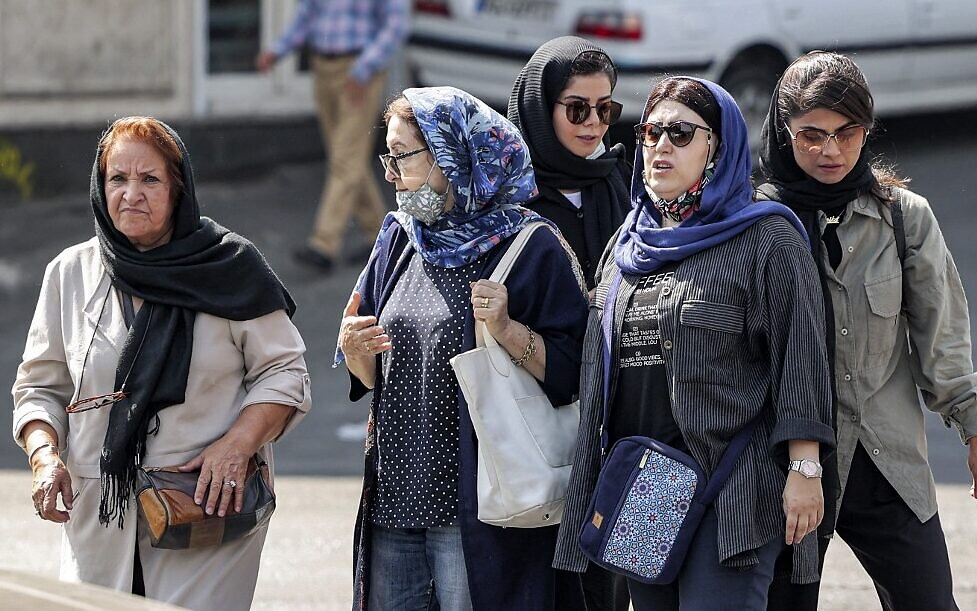
#> input picture 000_32Y432C-e1670079887895.jpg, 977 x 611 px, found by its file name
$ jupyter execute --allow-errors 08___Open_cv_part8.ipynb
#> lines starting #> are read from the running program, lines starting #| are printed output that depends on the picture
# Arithmetic Operations

We can perform different Arithmetic operations on images e.g. **Addition**, **Subtraction**, etc. This is possible because images are actually stored as arrays (3 Dimensional for RGB images and 1 dimensional for the grayscale images)

## Image Addition
You can add two images with the OpenCV function, **`cv.add()`**, or simply by the numpy operation **`res = img1 + img2`**. Both images should be of same depth and type, or the second image can just be a scalar value.

# Note
> There is a difference between OpenCV addition and Numpy addition. OpenCV addition is a saturated operation while Numpy addition is a modulo operation.

For example, consider the below sample:

[cell 1]
import numpy as np
import matplotlib.pyplot as plt
import cv2
from google.colab.patches import cv2_imshow

[cell 2]
x = np.uint8([250])
y = np.uint8([10])

print(cv2.add(x, y)) # 250+10 = 260 => 255
print(x + y) # 250+10 = 260 % 256 = 4

[cell 3]
img = cv2.imread('/content/000_32Y432C-e1670079887895.jpg')
#> img is the input picture: shape (611, 977, 3); mean B, G, R 100.8, 95, 96.7
cv2_imshow(img)

[cell 4]
value = np.ones_like(img, dtype=np.uint8)*50

[cell 5]
value

[cell 6]
add_image = cv2.add(img, value)
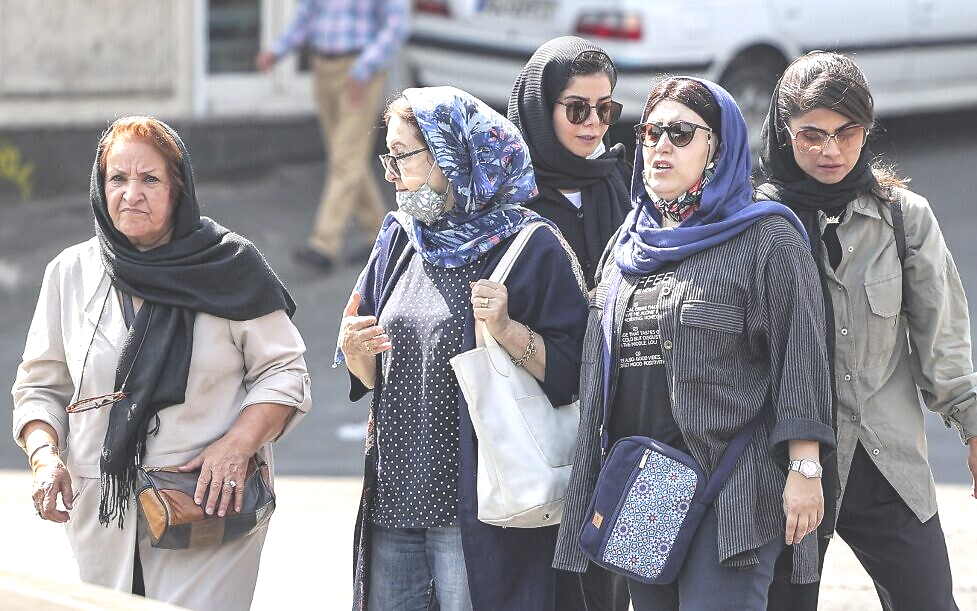
#> add_image: shape (611, 977, 3); mean B, G, R 149.3, 143.5, 144.8
cv2_imshow(add_image)

## Image Blending

This is also image addition, but different weights are given to images in order to give a feeling of blending or transparency. Images are added as per the equation below:

\begin{equation}
g(x) = (1-α)f_0(x) + αf_1(x)
\end{equation}

By varying α from 0→1, you can perform a cool transition between one image to another.

Here I took two images to blend together. The first image is given a weight of 0.7 and the second image is given 0.3. **`cv.addWeighted()`** applies the following equation to the image:
\begin{equation}
dst=α⋅img1+β⋅img2+γ
\end{equation}

Here γ is taken as zero.

[cell 7]
img1 = cv2.imread('/content/images (1).png')
img2 = cv2.imread('/content/images.png')

#> (a cell that did not finish here is left out)

#> (a cell that did not finish here is left out)

[cell 10]
img1 = cv2.imread('/content/blend_1.jpg')
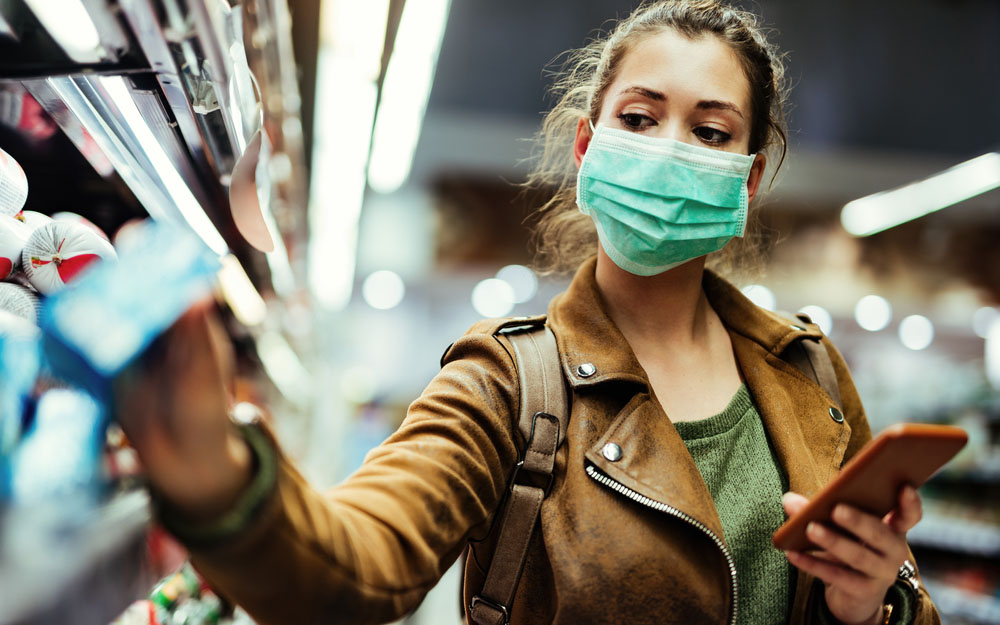
#> input picture blend_1.jpg, 1000 x 625 px, found by its file name
#> img1 is the input picture: shape (625, 1000, 3); mean B, G, R 108.1, 123.1, 128.5
img2 = cv2.imread('/content/blend_2.jpg')
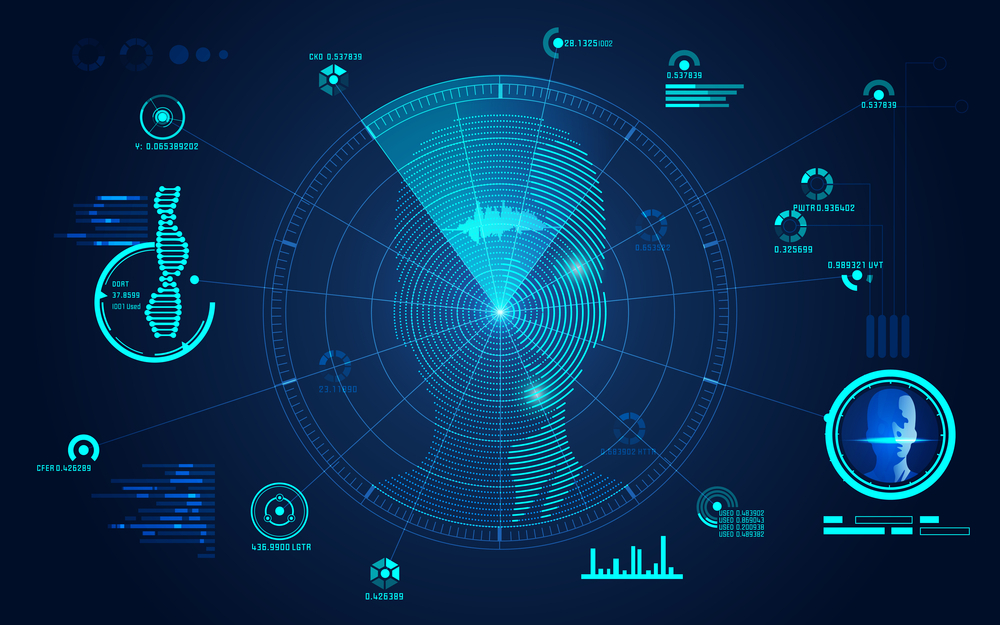
#> input picture blend_2.jpg, 1000 x 625 px, found by its file name
#> img2 is the input picture: shape (625, 1000, 3); mean B, G, R 79.3, 44.3, 7.4

[cell 11]
cv2_imshow(img1)

[cell 12]
dst1 = cv2.addWeighted(img1, 0.7, img2, 0.3, -12)
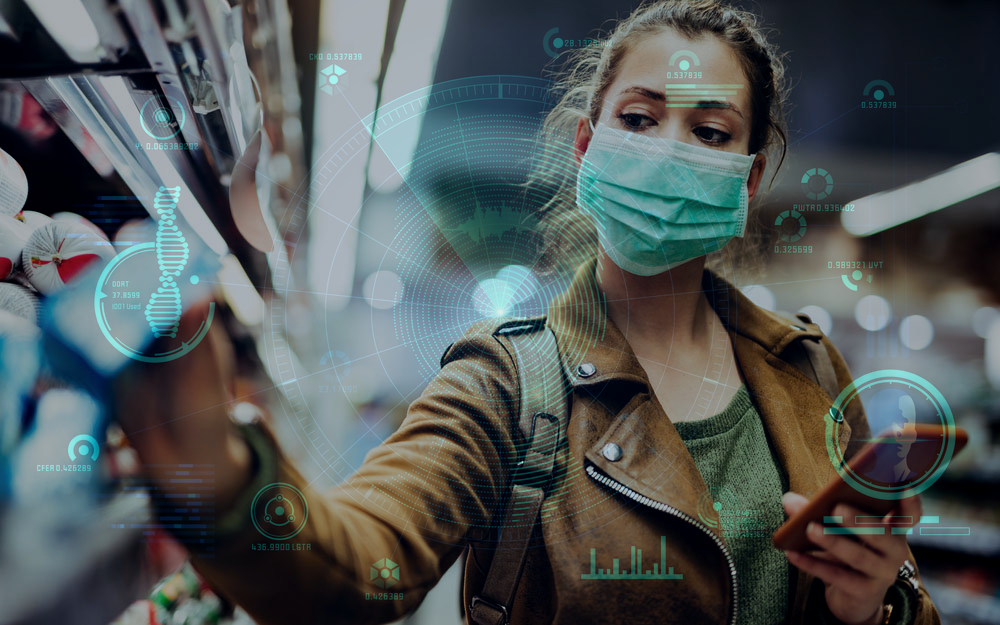
#> dst1: shape (625, 1000, 3); mean B, G, R 87.4, 87.6, 80.3
cv2_imshow(dst1)

## Bitwise Operations
This includes the bitwise AND, OR, NOT, and XOR operations. They will be highly useful while extracting any part of the image (as we will see in coming chapters), defining and working with non-rectangular ROI's, and etc. Below we will see an example of how to change a particular region of an image.

I want to put the OpenCV logo above an image. If I add two images, it will change the color. If I blend them, I get a transparent effect. But I want it to be opaque. If it was a rectangular region, I could use ROI as we did in the last chapter. But the OpenCV logo is a not a rectangular shape. So you can do it with bitwise operations as shown below:

[cell 13]
img1 = cv2.imread('/content/000_32Y432C-e1670079887895.jpg')
img2 = cv2.imread('/content/images.png')
assert img1 is not None, "file could not be read, check with os.path.exists()"
#> (the rest of this cell did not finish here and is left out)

You can subtract two images by OpenCV function, **`cv.subtract()`**. res = img1 - img2. Both images should be of same depth and type. Note that when used with RGBA images, the alpha channel is also subtracted.

For example, consider below sample:

[cell 14]
img

[cell 15]
image = cv2.imread('/content/images.jpg')
cv2_imshow(image)

[cell 16]
value1 = np.ones_like(image, dtype=np.uint8)*75
#> value1 = 75
#> (the rest of this cell did not finish here and is left out)
